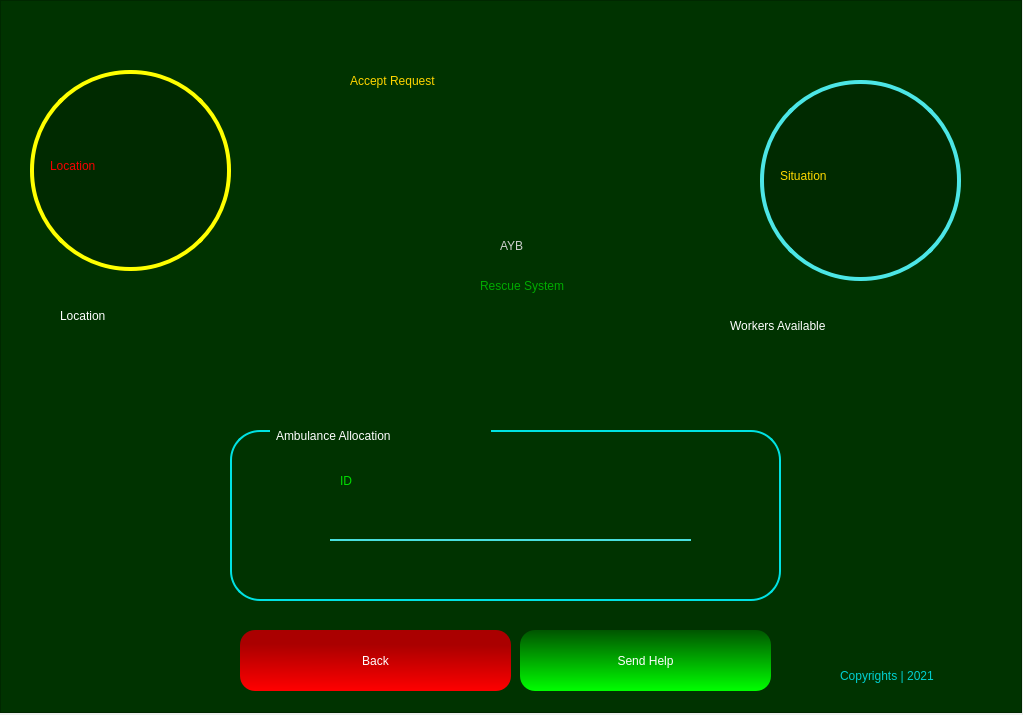
<?xml version="1.0" encoding="UTF-8"?>
<ui version="4.0">
 <class>Form</class>
 <widget class="QWidget" name="Form">
  <property name="geometry">
   <rect>
    <x>0</x>
    <y>0</y>
    <width>1023</width>
    <height>715</height>
   </rect>
  </property>
  <property name="windowTitle">
   <string>Form</string>
  </property>
  <widget class="QFrame" name="frame">
   <property name="geometry">
    <rect>
     <x>0</x>
     <y>0</y>
     <width>1022</width>
     <height>713</height>
    </rect>
   </property>
   <property name="styleSheet">
    <string notr="true">QFrame{

background-color: rgb(0, 51, 0);
color: rgb(0,255,0);

}
</string>
   </property>
   <property name="frameShape">
    <enum>QFrame::StyledPanel</enum>
   </property>
   <property name="frameShadow">
    <enum>QFrame::Raised</enum>
   </property>
   <widget class="QLabel" name="label_5">
    <property name="geometry">
     <rect>
      <x>350</x>
      <y>40</y>
      <width>361</width>
      <height>81</height>
     </rect>
    </property>
    <property name="styleSheet">
     <string notr="true">font: 87 24pt &quot;Arial Black&quot;;
color: rgb(255, 213, 0);</string>
    </property>
    <property name="text">
     <string>Accept Request</string>
    </property>
   </widget>
   <widget class="QLabel" name="label_7">
    <property name="geometry">
     <rect>
      <x>20</x>
      <y>640</y>
      <width>51</width>
      <height>51</height>
     </rect>
    </property>
    <property name="styleSheet">
     <string notr="true">background-image: url(:/newPrefix/—Pngtree—red and black logo_5517319.png);</string>
    </property>
    <property name="text">
     <string/>
    </property>
    <property name="pixmap">
     <pixmap resource="mainLogo.qrc">:/newPrefix/—Pngtree—red and black logo_5517319.png</pixmap>
    </property>
    <property name="scaledContents">
     <bool>true</bool>
    </property>
   </widget>
   <widget class="QLabel" name="label_8">
    <property name="geometry">
     <rect>
      <x>840</x>
      <y>660</y>
      <width>161</width>
      <height>31</height>
     </rect>
    </property>
    <property name="styleSheet">
     <string notr="true">font: 25 12pt &quot;Bahnschrift Light&quot;;
color: rgb(0, 208, 208);</string>
    </property>
    <property name="text">
     <string>Copyrights | 2021</string>
    </property>
   </widget>
   <widget class="QLabel" name="label_4">
    <property name="geometry">
     <rect>
      <x>500</x>
      <y>220</y>
      <width>191</width>
      <height>51</height>
     </rect>
    </property>
    <property name="styleSheet">
     <string notr="true">font: 87 24pt &quot;Arial Black&quot;;
color: rgb(207, 207, 207);</string>
    </property>
    <property name="text">
     <string>AYB</string>
    </property>
   </widget>
   <widget class="QLabel" name="label_2">
    <property name="geometry">
     <rect>
      <x>380</x>
      <y>200</y>
      <width>111</width>
      <height>101</height>
     </rect>
    </property>
    <property name="styleSheet">
     <string notr="true">background-image: url(:/newPrefix/—Pngtree—red and black logo_5517319.png);</string>
    </property>
    <property name="text">
     <string/>
    </property>
    <property name="pixmap">
     <pixmap resource="mainLogo.qrc">:/newPrefix/—Pngtree—red and black logo_5517319.png</pixmap>
    </property>
    <property name="scaledContents">
     <bool>true</bool>
    </property>
   </widget>
   <widget class="QLabel" name="label_3">
    <property name="geometry">
     <rect>
      <x>480</x>
      <y>270</y>
      <width>161</width>
      <height>31</height>
     </rect>
    </property>
    <property name="styleSheet">
     <string notr="true">font: 25 14pt &quot;Bahnschrift Light&quot;;
color: rgb(0, 170, 0);</string>
    </property>
    <property name="text">
     <string>Rescue System</string>
    </property>
   </widget>
   <widget class="QFrame" name="frame_2">
    <property name="geometry">
     <rect>
      <x>230</x>
      <y>430</y>
      <width>551</width>
      <height>171</height>
     </rect>
    </property>
    <property name="styleSheet">
     <string notr="true">QFrame{

border: 2px solid rgb(0, 226, 226);
border-radius: 30px;

}</string>
    </property>
    <property name="frameShape">
     <enum>QFrame::StyledPanel</enum>
    </property>
    <property name="frameShadow">
     <enum>QFrame::Raised</enum>
    </property>
    <widget class="QLabel" name="label_9">
     <property name="geometry">
      <rect>
       <x>40</x>
       <y>-10</y>
       <width>221</width>
       <height>31</height>
      </rect>
     </property>
     <property name="styleSheet">
      <string notr="true">border: none;
font: 12pt &quot;MS Shell Dlg 2&quot;;
color: rgb(255, 255, 255);</string>
     </property>
     <property name="text">
      <string>  Ambulance Allocation</string>
     </property>
    </widget>
    <widget class="QLabel" name="label">
     <property name="geometry">
      <rect>
       <x>110</x>
       <y>30</y>
       <width>231</width>
       <height>41</height>
      </rect>
     </property>
     <property name="styleSheet">
      <string notr="true">font: 16pt &quot;Myanmar Text&quot;;
color: rgb(0, 222, 0);
border: none;</string>
     </property>
     <property name="text">
      <string>ID</string>
     </property>
    </widget>
    <widget class="QLineEdit" name="idTxt">
     <property name="geometry">
      <rect>
       <x>100</x>
       <y>70</y>
       <width>361</width>
       <height>41</height>
      </rect>
     </property>
     <property name="styleSheet">
      <string notr="true">QLineEdit{
background-color: rgb(0, 51, 0);
border-top:none;
border-left: none;
border-right: none;
border-bottom: 2px solid rgb(74, 224, 222);

}

QLineEdit:hover{


border-bottom: 2px solid rgb(29, 89, 89);

}</string>
     </property>
    </widget>
   </widget>
   <widget class="QPushButton" name="sendBtn">
    <property name="geometry">
     <rect>
      <x>520</x>
      <y>630</y>
      <width>251</width>
      <height>61</height>
     </rect>
    </property>
    <property name="styleSheet">
     <string notr="true">QPushButton{
background-color: qlineargradient(spread:pad, x1:0.498, y1:0, x2:0.507, y2:1, stop:0 rgba(0, 85, 0, 255), stop:1 rgba(0, 255, 0, 255));
border-radius:15px;
color: #FFF;
	font: 75 14pt &quot;Microsoft PhagsPa&quot;;

}

QPushButton:hover{

	background-color: rgb(0, 118, 0);
}</string>
    </property>
    <property name="text">
     <string>Send Help</string>
    </property>
   </widget>
   <widget class="QPushButton" name="backBtn">
    <property name="geometry">
     <rect>
      <x>240</x>
      <y>630</y>
      <width>271</width>
      <height>61</height>
     </rect>
    </property>
    <property name="styleSheet">
     <string notr="true">QPushButton{
background-color: qlineargradient(spread:pad, x1:0.512, y1:0.238636, x2:0.493, y2:1, stop:0 rgba(170, 0, 0, 255), stop:1 rgba(255, 0, 0, 255));
border-radius:15px;
color: #FFF;
	font: 75 14pt &quot;Microsoft PhagsPa&quot;;

}

QPushButton:hover{

	background-color: rgb(138, 0, 0);
}</string>
    </property>
    <property name="text">
     <string>Back</string>
    </property>
   </widget>
   <widget class="QFrame" name="frame_3">
    <property name="geometry">
     <rect>
      <x>30</x>
      <y>70</y>
      <width>201</width>
      <height>201</height>
     </rect>
    </property>
    <property name="styleSheet">
     <string notr="true">QFrame{

border: 4px solid rgb(255, 255, 0);
border-radius: 100px;
	background-color: rgb(0, 42, 0);

}</string>
    </property>
    <property name="frameShape">
     <enum>QFrame::StyledPanel</enum>
    </property>
    <property name="frameShadow">
     <enum>QFrame::Raised</enum>
    </property>
    <widget class="QLabel" name="requestLabel_2">
     <property name="geometry">
      <rect>
       <x>20</x>
       <y>50</y>
       <width>161</width>
       <height>91</height>
      </rect>
     </property>
     <property name="styleSheet">
      <string notr="true">border: none;
font: 75 18pt &quot;Magneto&quot;;
color: rgb(245, 0, 0);</string>
     </property>
     <property name="text">
      <string>Location</string>
     </property>
    </widget>
   </widget>
   <widget class="QFrame" name="frame_4">
    <property name="geometry">
     <rect>
      <x>760</x>
      <y>80</y>
      <width>201</width>
      <height>201</height>
     </rect>
    </property>
    <property name="styleSheet">
     <string notr="true">QFrame{

border: 4px solid rgb(76, 230, 230);
border-radius: 100px;
	background-color: rgb(0, 42, 0);

}</string>
    </property>
    <property name="frameShape">
     <enum>QFrame::StyledPanel</enum>
    </property>
    <property name="frameShadow">
     <enum>QFrame::Raised</enum>
    </property>
    <widget class="QLabel" name="workersLabel">
     <property name="geometry">
      <rect>
       <x>20</x>
       <y>50</y>
       <width>161</width>
       <height>91</height>
      </rect>
     </property>
     <property name="styleSheet">
      <string notr="true">border: none;
font: 20pt &quot;Eras Bold ITC&quot;;
color: rgb(255, 217, 0);</string>
     </property>
     <property name="text">
      <string>Situation</string>
     </property>
    </widget>
   </widget>
   <widget class="QLabel" name="label_10">
    <property name="geometry">
     <rect>
      <x>60</x>
      <y>300</y>
      <width>171</width>
      <height>31</height>
     </rect>
    </property>
    <property name="styleSheet">
     <string notr="true">border: none;
font: 87 16pt &quot;Arial Black&quot;;
color:rgb(255, 255, 255);</string>
    </property>
    <property name="text">
     <string>Location</string>
    </property>
   </widget>
   <widget class="QLabel" name="label_11">
    <property name="geometry">
     <rect>
      <x>730</x>
      <y>310</y>
      <width>271</width>
      <height>31</height>
     </rect>
    </property>
    <property name="styleSheet">
     <string notr="true">border: none;
font: 87 16pt &quot;Arial Black&quot;;
color:rgb(255, 255, 255);</string>
    </property>
    <property name="text">
     <string>Workers Available</string>
    </property>
   </widget>
  </widget>
 </widget>
 <resources>
  <include location="mainLogo.qrc"/>
  <include location="C:/WINDOWS/system32/mainLogo.qrc"/>
 </resources>
 <connections/>
</ui>
